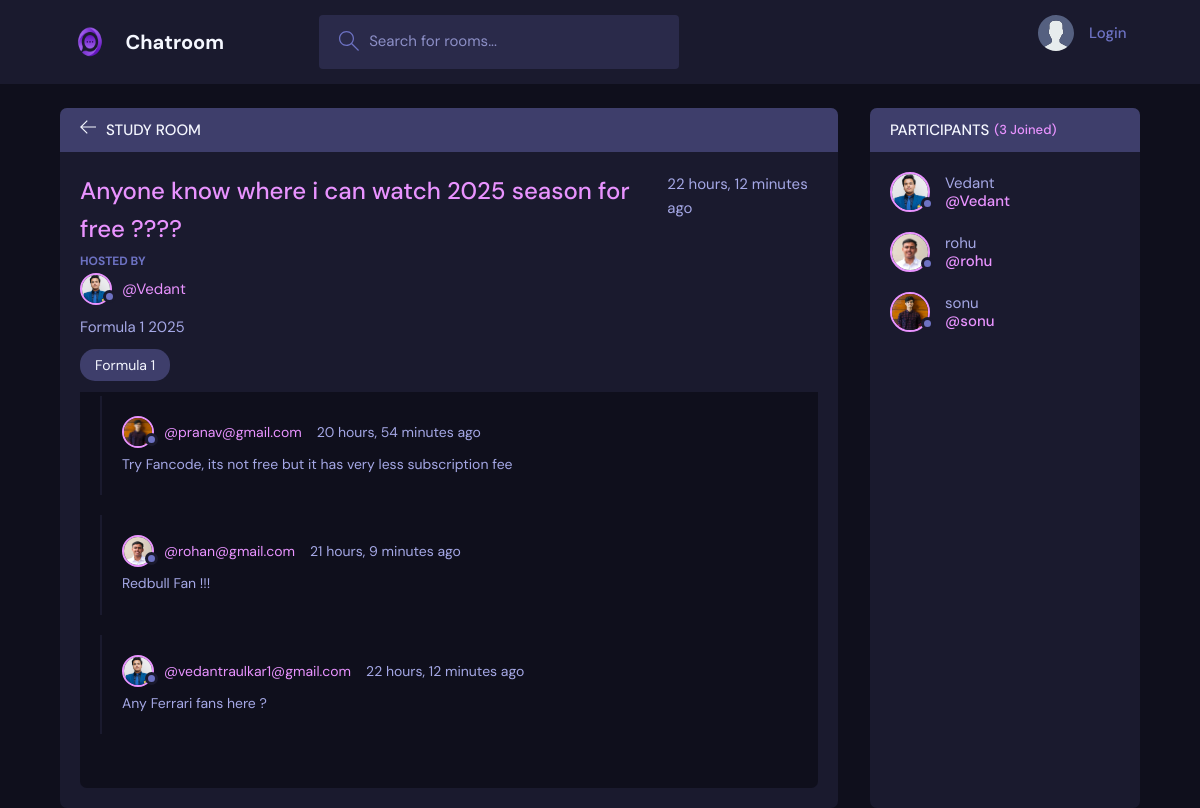
The page /room/1/ on the database its author committed.
### base/models.py (models this page shows, shortened)
class Room(models.Model):
    host = models.ForeignKey(User, on_delete=models.SET_NULL, null=True)
    topic = models.ForeignKey(Topic, on_delete=models.SET_NULL, null=True)
    name = models.CharField(max_length=255)
    description = models.TextField(null=True, blank=True)
    participants = models.ManyToManyField(User, related_name='participants', blank=True)
    updated = models.DateTimeField(auto_now=True)
    created = models.DateTimeField(auto_now_add=True)
    class Meta:
        ordering = ['-updated', '-created']

class User(AbstractUser):
    name=models.CharField(max_length=200, null=True)
    email = models.EmailField(unique=True, null=True)
    bio = models.TextField(null=True)
    avatar=models.ImageField(null=True, default="avatar.svg")
    USERNAME_FIELD='email'
    REQUIRED_FIELDS=[]

class Topic(models.Model):
    name = models.CharField(max_length=200)
    def __str__(self):
        return self.name

class Messages(models.Model):
    room = models.ForeignKey(Room, on_delete=models.CASCADE)
    user = models.ForeignKey(User, on_delete=models.CASCADE)
    message = models.TextField()
    updated = models.DateTimeField(auto_now=True)
    created = models.DateTimeField(auto_now_add=True)
    class Meta:
        ordering = ['-updated', '-created']

### base/views.py (the view, shortened to what this page needs)
# urls.py: path('room/<str:pk>/', views.room, name="room"),
def room(request, pk):
    rooms = Room.objects.get(id=pk)
    room_messages = rooms.messages_set.all()
    participants = rooms.participants.all()
    context = {'rooms': rooms, 'room_messages': room_messages, 'participants': participants}
    return render(request, 'base/room.html', context)

### base/templates/base/room.html (shortened to what this page needs)
{% extends 'main.html' %}
{% block content %}
    <main class="profile-page layout layout--2">
      <div class="container">
        <div class="room">
          <div class="room__top">
            <div class="room__topLeft">
              <a href="{% url 'home' %}">
                <svg version="1.1" xmlns="http://www.w3.org/2000/svg" width="32" height="32" viewBox="0 0 32 32">
                  <title>arrow-left</title>
                  <path
                    d="M13.723 2.286l-13.723 13.714 13.719 13.714 1.616-1.611-10.96-10.96h27.625v-2.286h-27.625l10.965-10.965-1.616-1.607z"
                  ></path>
                </svg>
              </a>
              <h3>Study Room</h3>
            </div>
          </div>
          <div class="room__box scroll">
            <div class="room__header scroll">
              <div class="room__info">
                <h3>{{rooms.name}}</h3>
                <span>{{rooms.created|timesince}} ago</span>
              </div>
              <div class="room__hosted">
                <p>Hosted By</p>
                <a href="{% url 'profile' rooms.host.id %}" class="room__author">
                  <div class="avatar avatar--small">
                    <img src="{{rooms.host.avatar.url}}" />
                  </div>
                  <span>@{{rooms.host.username}}</span>
                </a>
              </div>
              <div class="room__details">
                {{rooms.description}}
              </div>
              <span class="room__topics">{{rooms.topic}}</span>
            </div>
            <div class="room__conversation">
              <div class="threads scroll">
                {% for message in room_messages %}
                <div class="thread">
                  <div class="thread__top">
                    <div class="thread__author">
                      <a href="{% url 'profile' message.user.id %}" class="thread__authorInfo">
                        <div class="avatar avatar--small">
                          <img src="{{message.user.avatar.url}}" />
                        </div>
                        <span>@{{message.user}}</span>
                      </a>
                      <span class="thread__date">{{message.created|timesince}} ago</span>
                    </div>
                  </div>
                  <div class="thread__details">
                    {{message.message}}
                  </div>
                </div>
                {% endfor %}
              </div>
            </div>
          </div>
          <div class="room__message">
          </div>
        </div>
        <div class="participants">
          <h3 class="participants__top">Participants <span>({{participants.count}} Joined)</span></h3>
          <div class="participants__list scroll">
            {% for user in participants %}
                <a href="{% url 'profile' user.id %}" class="participant">
                <div class="avatar avatar--medium">
                    <img src="{{user.avatar.url}}" />
                </div>
                <p>
                    {{user.username}}
                    <span>@{{user.username}}</span>
                </p>
                </a>
            {% endfor %}
          </div>
        </div>
      </div>
    </main>
    {% endblock %}

### rows shown on the page
Room: name "Anyone know where i can watch 2025 season for free ????", created "22 hours, 12 minutes", host.avatar (picture), host.username "Vedant", description "Formula 1 2025", topic "Formula 1"
Messages: user.avatar (picture), user "pranav@gmail.com", created "20 hours, 54 minutes", message "Try Fancode, its not free but it has very less subscription fee"
Messages: user.avatar (picture), user "rohan@gmail.com", created "21 hours, 9 minutes", message "Redbull Fan !!!"
Messages: user.avatar (picture), user "vedantraulkar1@gmail.com", created "22 hours, 12 minutes", message "Any Ferrari fans here ?"
User: avatar (picture), username "Vedant"
User: avatar (picture), username "rohu"
User: avatar (picture), username "sonu"

### other values the page prints
{{ participants.count }} "3"
